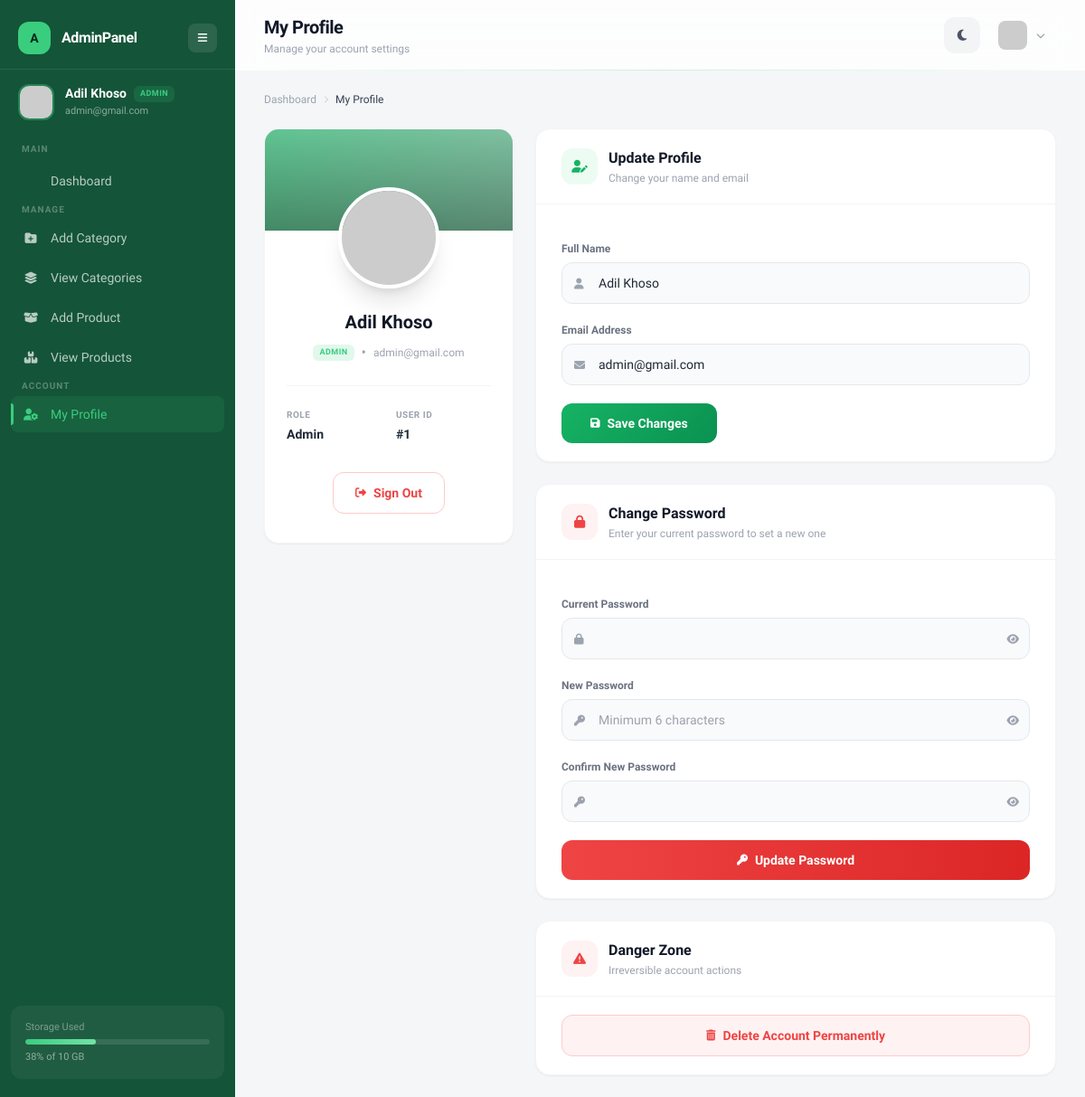
Screenshot of /backend/profile.php (signed in) with the database file from the repository.
### tables this page shows
CREATE TABLE `users` (
  `id` int(11) NOT NULL,
  `name` varchar(100) DEFAULT NULL,
  `email` varchar(100) DEFAULT NULL,
  `password` varchar(255) DEFAULT NULL,
  `image` varchar(255) DEFAULT NULL,
  `phone` varchar(20) DEFAULT NULL,
  `address` text DEFAULT NULL,
  `role` enum('user','admin') DEFAULT 'user',
  `created_at` timestamp NOT NULL DEFAULT current_timestamp()
);

### backend/profile.php (the view, shortened to what this page needs)
<?php
include("config/db.php");
 $uid = $_SESSION['user_id'];
 $stmt = $conn->prepare("SELECT * FROM users WHERE id = ?");
 $stmt->bind_param("i", $uid);
 $stmt->execute();
 $result = $stmt->get_result();
 $user = mysqli_fetch_assoc($result);
 $user_name    = $user['name'] ?? $_SESSION['user_name'] ?? 'Unknown';
 $user_email   = $user['email'] ?? '';
 $user_role    = ucfirst($_SESSION['user_role'] ?? 'user');
 $post_name      = $user_name;
 $post_email     = $user_email;
 $user_image    = 'https://ui-avatars.com/api/?name=' . urlencode($user_name) . '&background=16b364&color=fff&bold=true&size=128';
 $avatar_image  = $user_image;
?>
<!DOCTYPE html>
<html lang="en">
<head>
<script src="https://cdn.tailwindcss.com"></script>
<link rel="stylesheet" href="https://cdnjs.cloudflare.com/ajax/libs/font-awesome/6.5.0/css/all.min.css">
</head>
<body class="bg-[#f4f6f8] dark:bg-[#0a0f0d] transition-colors duration-500 min-h-screen">
<aside id="sidebar" class="sidebar-glass fixed left-0 top-0 h-full w-[260px] text-white z-50 transition-all duration-300 flex flex-col">
  <div class="flex items-center justify-between px-5 pt-6 pb-4">
    <div class="flex items-center gap-3">
      <div class="w-9 h-9 rounded-xl bg-brand-400 flex items-center justify-center text-brand-950 font-extrabold text-sm shrink-0">A</div>
      <span class="sidebar-logo-text font-bold text-base tracking-tight transition-all duration-300">AdminPanel</span>
    </div>
    <button onclick="toggleSidebar()" class="w-8 h-8 rounded-lg bg-white/10 hover:bg-white/20 flex items-center justify-center transition text-sm">
      <i class="fa-solid fa-bars text-xs"></i>
    </button>
  </div>
  <div class="px-5 py-4 flex items-center gap-3 border-t border-white/10">
    <img id="sidebarAvatar" src="<?= $user_image ?>" class="sidebar-avatar w-10 h-10 rounded-xl object-cover border-2 border-brand-400/40 transition-all duration-300 shrink-0">
    <div class="sidebar-text transition-all duration-300">
      <div class="flex items-center gap-2">
        <p class="text-sm font-semibold leading-tight"><?= htmlspecialchars($user_name) ?></p>
        <span class="role-badge role-admin"><?= $user_role ?></span>
      </div>
      <p class="text-[11px] text-white/50 mt-0.5"><?= htmlspecialchars($user_email) ?></p>
    </div>
  </div>
  <nav class="flex-1 mt-2 px-3 space-y-1 overflow-y-auto">
    <p class="sidebar-text text-[10px] uppercase tracking-widest text-white/30 font-semibold px-3 mb-2 transition-all duration-300">Main</p>
    <a href="dashboard.php" class="nav-link flex items-center gap-3 px-3 py-2.5 rounded-lg text-sm font-medium text-white/70 hover:text-white">
      <span class="sidebar-text transition-all duration-300">Dashboard</span>
    </a>
    <p class="sidebar-text text-[10px] uppercase tracking-widest text-white/30 font-semibold px-3 mt-5 mb-2 transition-all duration-300">Manage</p>
    <a href="category/add.php" class="nav-link flex items-center gap-3 px-3 py-2.5 rounded-lg text-sm font-medium text-white/70 hover:text-white">
      <i class="fa-solid fa-folder-plus w-5 text-center text-[13px]"></i>
      <span class="sidebar-text transition-all duration-300">Add Category</span>
    </a>
    <a href="category/view.php" class="nav-link flex items-center gap-3 px-3 py-2.5 rounded-lg text-sm font-medium text-white/70 hover:text-white">
      <i class="fa-solid fa-layer-group w-5 text-center text-[13px]"></i>
      <span class="sidebar-text transition-all duration-300">View Categories</span>
    </a>
    <a href="product/add.php" class="nav-link flex items-center gap-3 px-3 py-2.5 rounded-lg text-sm font-medium text-white/70 hover:text-white">
      <i class="fa-solid fa-box-open w-5 text-center text-[13px]"></i>
      <span class="sidebar-text transition-all duration-300">Add Product</span>
    </a>
    <a href="product/view.php" class="nav-link flex items-center gap-3 px-3 py-2.5 rounded-lg text-sm font-medium text-white/70 hover:text-white">
      <i class="fa-solid fa-boxes-stacked w-5 text-center text-[13px]"></i>
      <span class="sidebar-text transition-all duration-300">View Products</span>
    </a>
    <p class="sidebar-text text-[10px] uppercase tracking-widest text-white/30 font-semibold px-3 mt-5 mb-2 transition-all duration-300">Account</p>
    <a href="profile.php" class="nav-link active flex items-center gap-3 px-3 py-2.5 rounded-lg text-sm font-medium">
      <i class="fa-solid fa-user-gear w-5 text-center text-[13px]"></i>
      <span class="sidebar-text transition-all duration-300">My Profile</span>
    </a>
  </nav>
  <div class="px-3 pb-5">
    <div class="sidebar-text bg-white/5 rounded-xl p-4 transition-all duration-300">
      <p class="text-[11px] text-white/40 mb-1">Storage Used</p>
      <div class="w-full h-1.5 bg-white/10 rounded-full overflow-hidden">
        <div class="h-full w-[38%] bg-gradient-to-r from-brand-400 to-brand-300 rounded-full"></div>
      </div>
      <p class="text-[11px] text-white/50 mt-1.5">38% of 10 GB</p>
    </div>
  </div>
</aside>
<main id="main" class="ml-[260px] min-h-screen transition-all duration-300">
  <header class="topbar-line sticky top-0 z-40 bg-white/80 dark:bg-[#0d1410]/80 backdrop-blur-xl px-8 py-4 flex justify-between items-center">
    <div>
      <h1 class="text-xl font-bold text-gray-900 dark:text-white tracking-tight">My Profile</h1>
      <p class="text-xs text-gray-400 mt-0.5">Manage your account settings</p>
    </div>
    <div class="flex items-center gap-3">
      <button onclick="toggleDark()" id="darkBtn" class="w-10 h-10 rounded-xl bg-gray-100 dark:bg-white/5 hover:bg-gray-200 dark:hover:bg-white/10 flex items-center justify-center transition text-gray-600 dark:text-white/70">
        <i class="fa-solid fa-moon text-sm"></i>
      </button>
      <div class="relative">
        <button onclick="toggleMenu()" class="flex items-center gap-2.5 pl-2 pr-3 py-1.5 rounded-xl hover:bg-gray-100 dark:hover:bg-white/5 transition">
          <img src="<?= $user_image ?>" class="w-8 h-8 rounded-lg object-cover">
          <i class="fa-solid fa-chevron-down text-[10px] text-gray-400"></i>
        </button>
      </div>
    </div>
  </header>
  <div class="px-8 py-6">
    <div class="flex items-center gap-2 text-xs text-gray-400 mb-6 fade-up">
      <a href="dashboard.php" class="hover:text-brand-500 transition">Dashboard</a>
      <i class="fa-solid fa-chevron-right text-[8px] text-gray-300 dark:text-gray-700"></i>
      <span class="text-gray-700 dark:text-white font-medium">My Profile</span>
    </div>
    <div class="grid grid-cols-1 lg:grid-cols-3 gap-6">
      <div class="lg:col-span-1 fade-up">
        <div class="bg-white dark:bg-[#131a16] rounded-2xl border border-gray-100 dark:border-white/5 shadow-sm overflow-hidden">
          <div class="h-28 bg-gradient-to-r from-brand-500/80 to-brand-600/60 relative overflow-hidden">
            <div class="absolute inset-0 bg-[url('https://picsum.photos/seed/cover-profile/1200/400')] bg-cover bg-center opacity-20"></div>
            <div class="absolute inset-0 bg-gradient-to-t from-black/30 to-transparent"></div>
          </div>
          <div class="px-6 pb-4 -mt-12 relative z-10 text-center">
            <div class="relative inline-block">
              <div class="w-28 h-28 rounded-full overflow-hidden border-4 border-white dark:border-[#131a16] shadow-xl">
                <img src="<?= $avatar_image ?>" class="w-full h-full object-cover">
              </div>
            </div>
          </div>
          <div class="px-6 pb-8 text-center">
            <h2 class="text-xl font-extrabold text-gray-900 dark:text-white"><?= htmlspecialchars($user_name) ?></h2>
            <div class="flex items-center justify-center gap-2 mt-2 flex-wrap">
              <span class="role-badge role-admin"><?= $user_role ?></span>
              <span class="text-gray-400">•</span>
              <span class="text-xs text-gray-400 truncate max-w-[180px]"><?= htmlspecialchars($user_email) ?></span>
            </div>
            <div class="mt-6 pt-6 border-t border-gray-100 dark:border-white/5 grid grid-cols-2 gap-4 text-left">
              <div>
                <p class="text-[10px] text-gray-400 uppercase tracking-wider font-semibold">Role</p>
                <p class="text-sm font-semibold text-gray-800 dark:text-white mt-1"><?= $user_role ?></p>
              </div>
              <div>
                <p class="text-[10px] text-gray-400 uppercase tracking-wider font-semibold">User ID</p>
                <p class="text-sm font-semibold text-gray-800 dark:text-white mt-1">#<?= $uid ?></p>
              </div>
            </div>
            <div class="mt-8">
              <a href="logout.php" class="inline-flex items-center gap-2 text-sm font-semibold text-red-500 hover:text-red-600 transition px-6 py-3 rounded-xl border border-red-200 dark:border-red-800 hover:bg-red-50 dark:hover:bg-red-900">
                <i class="fa-solid fa-right-from-bracket text-xs"></i> Sign Out
              </a>
            </div>
          </div>
        </div>
      </div>
      <div class="lg:col-span-2 space-y-6 fade-up" style="animation-delay:0.1s">
        <div class="bg-white dark:bg-[#131a16] rounded-2xl border border-gray-100 dark:border-white/5 shadow-sm overflow-hidden">
          <div class="px-7 py-5 border-b border-gray-100 dark:border-white/5 flex items-center gap-3">
            <div class="w-10 h-10 rounded-xl bg-brand-50 dark:bg-brand-950 flex items-center justify-center shrink-0">
              <i class="fa-solid fa-user-pen text-brand-500 text-sm"></i>
            </div>
            <div>
              <h3 class="text-base font-bold text-gray-900 dark:text-white">Update Profile</h3>
              <p class="text-xs text-gray-400 mt-0.5">Change your name and email</p>
            </div>
          </div>
          <form method="POST" action="" class="px-7 py-5 space-y-5">
            <div class="field-group">
              <label for="full_name">Full Name</label>
              <div class="relative">
                <span class="absolute left-3.5 top-1/2 -translate-y-1/2 text-gray-400 text-sm"><i class="fa-solid fa-user text-xs"></i></span>
                <input type="text" id="full_name" name="full_name" class="form-input w-full bg-gray-50 dark:bg-white/[0.03] border border-gray-200 dark:border-white/10 rounded-xl py-3 pl-10 pr-4 text-sm text-gray-800 dark:text-white" value="<?= htmlspecialchars($post_name) ?>" required>
              </div>
            </div>
            <div class="field-group">
              <label for="profile_email">Email Address</label>
              <div class="relative">
                <span class="absolute left-3.5 top-1/2 -translate-y-1/2 text-gray-400 text-sm"><i class="fa-solid fa-envelope text-xs"></i></span>
                <input type="email" id="profile_email" name="email" class="form-input w-full bg-gray-50 dark:bg-white/[0.03] border border-gray-200 dark:border-white/10 rounded-xl py-3 pl-10 pr-4 text-sm text-gray-800 dark:text-white" value="<?= htmlspecialchars($post_email) ?>" required>
              </div>
            </div>
            <button type="submit" class="btn-brand text-white font-semibold text-sm px-8 py-3 rounded-xl flex items-center gap-2">
              <i class="fa-solid fa-floppy-disk text-xs"></i> Save Changes
            </button>
          </form>
        </div>
        <div class="bg-white dark:bg-[#131a16] rounded-2xl border border-gray-100 dark:border-white/5 shadow-sm overflow-hidden">
          <div class="px-7 py-5 border-b border-gray-100 dark:border-white/5 flex items-center gap-3">
            <div class="w-10 h-10 rounded-xl bg-red-50 dark:bg-red-950 flex items-center justify-center shrink-0">
              <i class="fa-solid fa-lock text-red-500 text-sm"></i>
            </div>
            <div>
              <h3 class="text-base font-bold text-gray-900 dark:text-white">Change Password</h3>
              <p class="text-xs text-gray-400 mt-0.5">Enter your current password to set a new one</p>
            </div>
          </div>
          <form method="POST" action="" class="px-7 py-5 space-y-5">
            <div class="field-group">
              <label for="current_password">Current Password</label>
              <div class="relative">
                <span class="absolute left-3.5 top-1/2 -translate-y-1/2 text-gray-400 text-sm"><i class="fa-solid fa-lock text-xs"></i></span>
                <input type="password" id="current_password" name="current_password" class="form-input w-full bg-gray-50 dark:bg-white/[0.03] border border-gray-200 dark:border-white/10 rounded-xl py-3 pl-10 pr-10 text-sm text-gray-800 dark:text-white" required>
                <button type="button" onclick="togglePw('current_password')" class="absolute right-3 top-1/2 -translate-y-1/2 text-gray-400 text-sm pw-toggle"><i class="fa-solid fa-eye text-xs"></i></button>
              </div>
            </div>
            <div class="field-group">
              <label for="new_password">New Password</label>
              <div class="relative">
                <span class="absolute left-3.5 top-1/2 -translate-y-1/2 text-gray-400 text-sm"><i class="fa-solid fa-key text-xs"></i></span>
                <input type="password" id="new_password" name="new_password" class="form-input w-full bg-gray-50 dark:bg-white/[0.03] border border-gray-200 dark:border-white/10 rounded-xl py-3 pl-10 pr-10 text-sm text-gray-800 dark:text-white" placeholder="Minimum 6 characters" required minlength="6">
                <button type="button" onclick="togglePw('new_password')" class="absolute right-3 top-1/2 -translate-y-1/2 text-gray-400 text-sm pw-toggle"><i class="fa-solid fa-eye text-xs"></i></button>
              </div>
            </div>
            <div class="field-group">
              <label for="confirm_password">Confirm New Password</label>
              <div class="relative">
                <span class="absolute left-3.5 top-1/2 -translate-y-1/2 text-gray-400 text-sm"><i class="fa-solid fa-key text-xs"></i></span>
                <input type="password" id="confirm_password" name="confirm_password" class="form-input w-full bg-gray-50 dark:bg-white/[0.03] border border-gray-200 dark:border-white/10 rounded-xl py-3 pl-10 pr-10 text-sm text-gray-800 dark:text-white" required minlength="6">
                <button type="button" onclick="togglePw('confirm_password')" class="absolute right-3 top-1/2 -translate-y-1/2 text-gray-400 text-sm pw-toggle"><i class="fa-solid fa-eye text-xs"></i></button>
              </div>
            </div>
            <button type="submit" class="w-full bg-gradient-to-r from-red-500 to-red-600 hover:from-red-600 hover:to-red-700 text-white font-semibold text-sm py-3 rounded-xl flex items-center justify-center gap-2 transition hover:-translate-y-0.5 hover:shadow-lg hover:shadow-red-500/20">
              <i class="fa-solid fa-key text-xs"></i> Update Password
            </button>
          </form>
        </div>
        <div class="bg-white dark:bg-[#131a16] rounded-2xl border border-gray-100 dark:border-white/5 shadow-sm overflow-hidden">
          <div class="px-7 py-5 border-b border-gray-100 dark:border-white/5 flex items-center gap-3">
            <div class="w-10 h-10 rounded-xl bg-red-50 dark:bg-red-950 flex items-center justify-center shrink-0">
              <i class="fa-solid fa-triangle-exclamation text-red-500 text-sm"></i>
            </div>
            <div>
              <h3 class="text-base font-bold text-gray-900 dark:text-white">Danger Zone</h3>
              <p class="text-xs text-gray-400 mt-0.5">Irreversible account actions</p>
            </div>
          </div>
          <div class="px-7 py-5">
            <button onclick="delete_account()" class="w-full text-sm font-semibold text-red-500 hover:text-red-600 bg-red-50 dark:bg-red-950 hover:bg-red-100 dark:hover:bg-red-900 px-5 py-3 rounded-xl border border-red-200 dark:border-red-800 flex items-center justify-center gap-2 transition hover:-translate-y-0.5">
              <i class="fa-solid fa-trash-can text-xs"></i> Delete Account Permanently
            </button>
          </div>
        </div>
      </div>
    </div>
  </div>
</main>
</body>
</html>

### rows the page displays
users: name "Adil Khoso", email "admin@gmail.com", full_name "Adil Khoso"

### other values shown
$user_role "ADMIN"
$user_role "Admin"
$uid "1"
